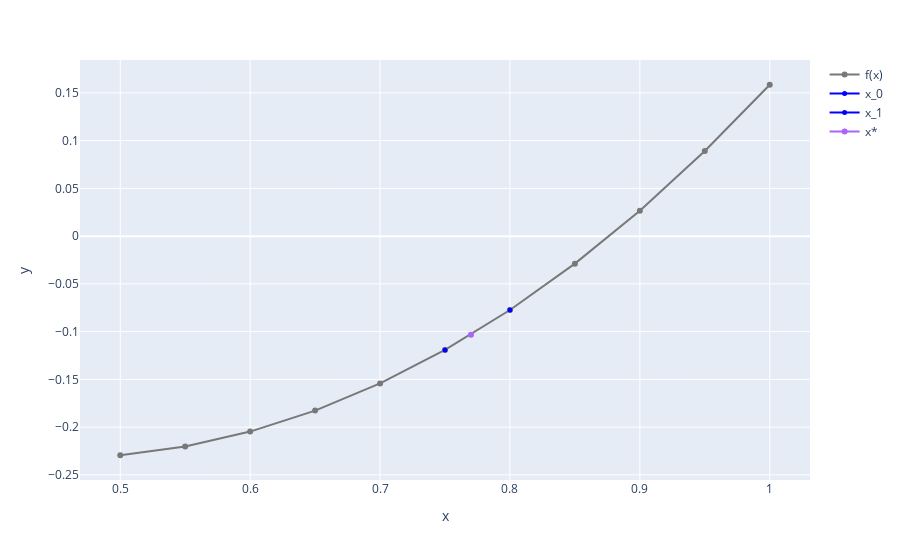

The notebook cell saved with this chart:
### Markdown cell above
## Определение $x_0$ и $x_1$ для интерполяции по 2-м точкам

### Code cell
i_2 = 0
for i in range(len(x_points) - 1):
    if x_points[i] <= x_star <= x_points[i + 1]:
        i_2 = i
        break

    if i == len(x_points) - 2:
        raise ValueError("x* вне отрезка [a, b]")
    
print(x_points[i_2], x_star, x_points[i_2 + 1])

figure = px.line(x=x_points, y=y_points, markers=True, color_discrete_sequence=["rgb(120, 120, 120)"])
figure.update_traces(name="f(x)", showlegend=True)

figure.add_scatter(x=[x_points[i_2]], y=[y_points[i_2]], name="x_0", marker=dict(color="blue", size=5, symbol="circle"))
figure.add_scatter(x=[x_points[i_2 + 1]], y=[y_points[i_2 + 1]], name="x_1", marker=dict(color="blue", size=5, symbol="circle"))

figure.add_scatter(x=[x_star], y=[float(f.subs(x, x_star))], name="x*")

figure.show()

### Figure 1 — Plotly figure (JSON) as saved in the notebook; plotly's stock layout.template omitted (floating-point values rounded to 4 significant figures)
{"data": [{"hovertemplate": "x=%{x}<br>y=%{y}<extra></extra>", "legendgroup": "", "line": {"color": "rgb(120, 120, 120)", "dash": "solid"}, "marker": {"symbol": "circle"}, "mode": "lines+markers", "name": "f(x)", "orientation": "v", "showlegend": true, "type": "scatter", "x": [0.5, 0.55, 0.6, 0.65, 0.7, 0.75, 0.8, 0.85, 0.9, 0.95, 1.0], "xaxis": "x", "y": [-0.2294, -0.2202, -0.2046, -0.1827, -0.1542, -0.1191, -0.07736, -0.02878, 0.02667, 0.08908, 0.1585], "yaxis": "y"}, {"marker": {"color": "blue", "size": 5, "symbol": "circle"}, "name": "x_0", "type": "scatter", "x": [0.75], "y": [-0.1191]}, {"marker": {"color": "blue", "size": 5, "symbol": "circle"}, "name": "x_1", "type": "scatter", "x": [0.8], "y": [-0.07736]}, {"name": "x*", "type": "scatter", "x": [0.77], "y": [-0.1032]}], "layout": {"legend": {"tracegroupgap": 0}, "margin": {"t": 60}, "xaxis": {"anchor": "y", "domain": [0, 1], "title": {"text": "x"}}, "yaxis": {"anchor": "x", "domain": [0, 1], "title": {"text": "y"}}}}
